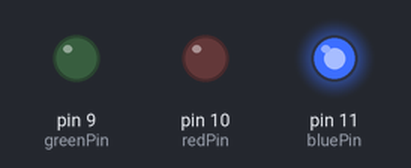
Recording of a sketch running on a simulated Arduino Uno, built with avr-gcc and run on an emulated ATmega328P. Parts: output pins drawn as LEDs (lit = HIGH).

Above: at 0.3 s.
At 1.55 s:
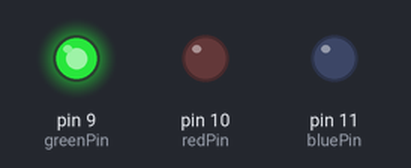
At 2.7 s:
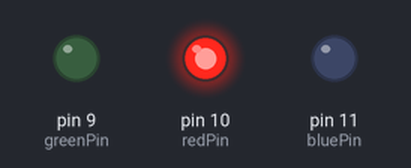
Timing chart, 0 to 3.9 s (numbered marks = the images above):
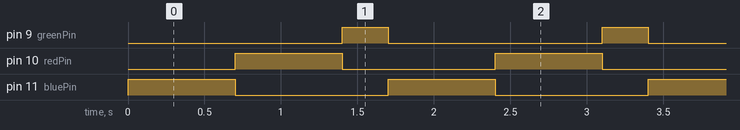

The sketch:

t2_trafficLight_mar21.ino
```cpp
int bluePin = 11;
int redPin = 10;
int greenPin = 9;

void setup() {
  pinMode(redPin, OUTPUT);
  pinMode(bluePin, OUTPUT);
  pinMode(greenPin, OUTPUT);
  // put your setup code here, to run once:

}

void loop() {
  //Blue
  GreenRedBlue(LOW, LOW, HIGH, 700);
  //Red
  GreenRedBlue(LOW, HIGH, LOW, 700);
  //Green
  GreenRedBlue(HIGH, LOW, LOW, 300);

  // put your main code here, to run repeatedly:
}

void GreenRedBlue(uint8_t green, uint8_t red, uint8_t blue, int delayVal){
  digitalWrite(greenPin, green);
  digitalWrite(bluePin, blue);
  digitalWrite(redPin, red);
  delay(delayVal);
}

void greenLight(){
  digitalWrite(redPin, LOW);
  digitalWrite(bluePin, LOW);
  digitalWrite(greenPin, HIGH);
}

void redLight(){
  digitalWrite(redPin, HIGH);
  digitalWrite(bluePin, LOW);
  digitalWrite(greenPin, LOW);
}


void blueLight(){
  digitalWrite(redPin, LOW);
  digitalWrite(bluePin, HIGH);
  digitalWrite(greenPin, LOW);
}

void All(){
  digitalWrite(redPin, HIGH);
  digitalWrite(bluePin, HIGH);
  digitalWrite(greenPin, HIGH);
}
```

Measured:
- by itself, pin 9 (greenPin): alternates HIGH for 0.30 s and LOW for 1.4 s
- by itself, pin 10 (redPin), pin 11 (bluePin): alternates HIGH for 0.70 s and LOW for 1.0 s
- by itself, everything shown: repeats every 1.7 s, in 3 steps
